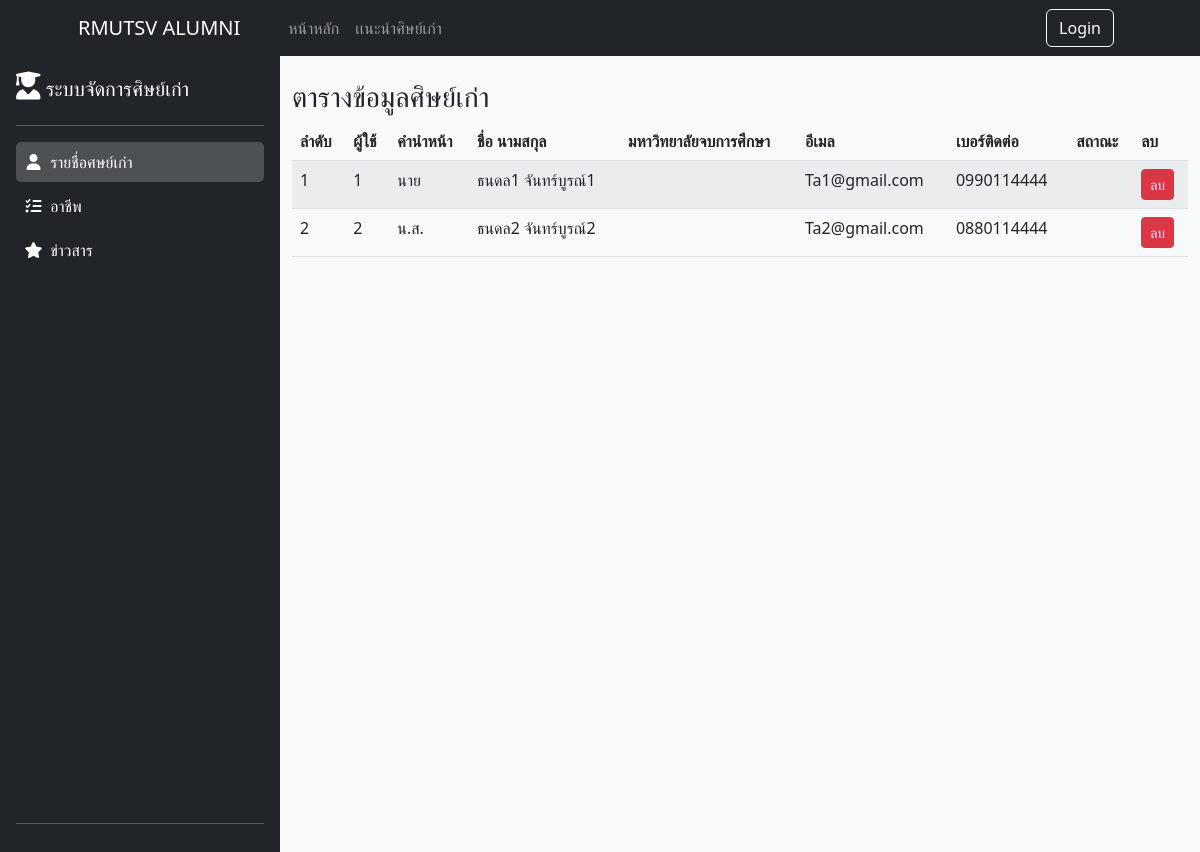
The page /admin-alumni.php on the database its author committed.
### tables this page shows
CREATE TABLE tbuser(
	userid						int(10)        		 NOT NULL AUTO_INCREMENT,
	loginid              		int(11)				 NULL,
	 
    courseid					int(11)				 NULL,
    districts					int(11)				 NULL,
    useraddress					varchar(255) NULL,
    userbirthday              	date            	DEFAULT CURRENT_TIMESTAMP NULL,
    usercitizen              	varchar(13)        	NULL,
    userimg              		mediumtext        	NULL DEFAULT 'alumni.jpg',
    usertime					timestamp            DEFAULT CURRENT_TIMESTAMP NULL,
    
    PRIMARY KEY (userid),
    constraint FK_User_Loginname foreign key (loginid) references tblogin(loginid) ON update cascade
     
     
     
);

### admin-info-alumni.php (the view, shortened to what this page needs)
<?php include('condb.php'); ?>
<?php
$sql = "SELECT u.userid, u.loginid, p.prefixaname, CONCAT(f.firstnamename,' ', l.lastnamename) AS full_name,
CONCAT(ca.campusname,' ', gr.groupname,' ', br.branchname,' ', co.coursename) AS full_campus,
emailusername, phoneusername, typename
FROM tbuser AS u
LEFT JOIN (
SELECT MAX(historyuserid) AS max_historyuserid, userid
FROM tbhistoryuser
GROUP BY userid
) AS latest_history ON u.userid = latest_history.userid
LEFT JOIN tbhistoryuser AS htu ON latest_history.max_historyuserid = htu.historyuserid
LEFT JOIN tbprefix AS p ON htu.prefixid = p.prefixid
LEFT JOIN tbfirstname AS f ON htu.firstnameid = f.firstnameid
LEFT JOIN tblastname AS l ON htu.lastnameid = l.lastnameid
LEFT JOIN tbcourse AS co ON u.courseid = co.courseid
LEFT JOIN tbbranch AS br ON co.branchid = br.branchid
LEFT JOIN tbgroup AS gr ON br.groupid = gr.groupid
LEFT JOIN tbcampus AS ca ON gr.campusid = ca.campusid
LEFT JOIN tblogin AS lo ON u.loginid = lo.loginid
LEFT JOIN tbtype AS ty ON lo.typeid = ty.typeid
LEFT JOIN tbemailuser AS mu ON htu.historyuserid = mu.historyuserid
LEFT JOIN tbphoneuser AS pu ON htu.historyuserid = pu.historyuserid
ORDER BY u.userid, htu.historyuserid ;";
$query_sql = mysqli_query($conn, $sql);
?>
<!DOCTYPE html>
<html lang="en">
<head>
        <link href="https://cdn.jsdelivr.net/npm/bootstrap-icons@5.3.0/font/bootstrap-icons.css" rel="stylesheet" />
        <link href="css/styles.css" rel="stylesheet" />
        <link href="https://cdn.datatables.net/2.0.2/css/dataTables.dataTables.min.css" rel="stylesheet" />
</head>
<body>
    <div class="container">
        <h3 class="mt-4">ตารางข้อมูลศิษย์เก่า</h3>
        <table id="user" class="table table-striped">
            <thead>
                <th>ลำดับ</th>
                <th>ผู้ใช้</th>
                <th>คำนำหน้า</th>
                <th>ชื่อ นามสกุล</th>
                <th>มหาวิทยาลัยจบการศึกษา</th>
                <th>อีเมล</th>
                <th>เบอร์ติดต่อ</th>
                <th>สถาณะ</th>
                <th>ลบ</th>
            </thead>
        <tbody>
    <?php
    while($row = mysqli_fetch_assoc($query_sql)) {
    ?>
            <tr>
                <td><?php echo $row['userid']; ?></td>
                <td><?php echo $row['loginid']; ?></td>
                <td><?php echo $row['prefixaname']; ?></td>
                <td class="name"><?php echo $row['full_name'];?></td>
                <td class="name"><?php echo $row['full_campus'];?></td>
                <td><?php echo $row['emailusername']; ?></td>
                <td><?php echo $row['phoneusername']; ?></td>
                <td><?php echo $row['typename']; ?></td>
                <td><a href="delete-alumni.php?userid=<?php echo $row['userid']; ?>&loginid=<?php echo $row['loginid']; ?>" class="btn btn-danger btn-sm">ลบ</a></td>
            </tr>
    <?php
        }
    ?>
        </tbody>
        </table>
    </div>
</body>
</html>

### css/style-admin.css (style rules this page uses)
html,body { height: 100%; font-family: 'Prompt', sans-serif; }

### rows shown on the page
tbuser: userid "1", loginid "1", prefixaname "นาย", full_name "ธนดล1 จันทร์บูรณ์1", emailusername "Ta1@gmail.com", phoneusername "0990114444"
tbuser: userid "2", loginid "2", prefixaname "น.ส.", full_name "ธนดล2 จันทร์บูรณ์2", emailusername "Ta2@gmail.com", phoneusername "0880114444"
